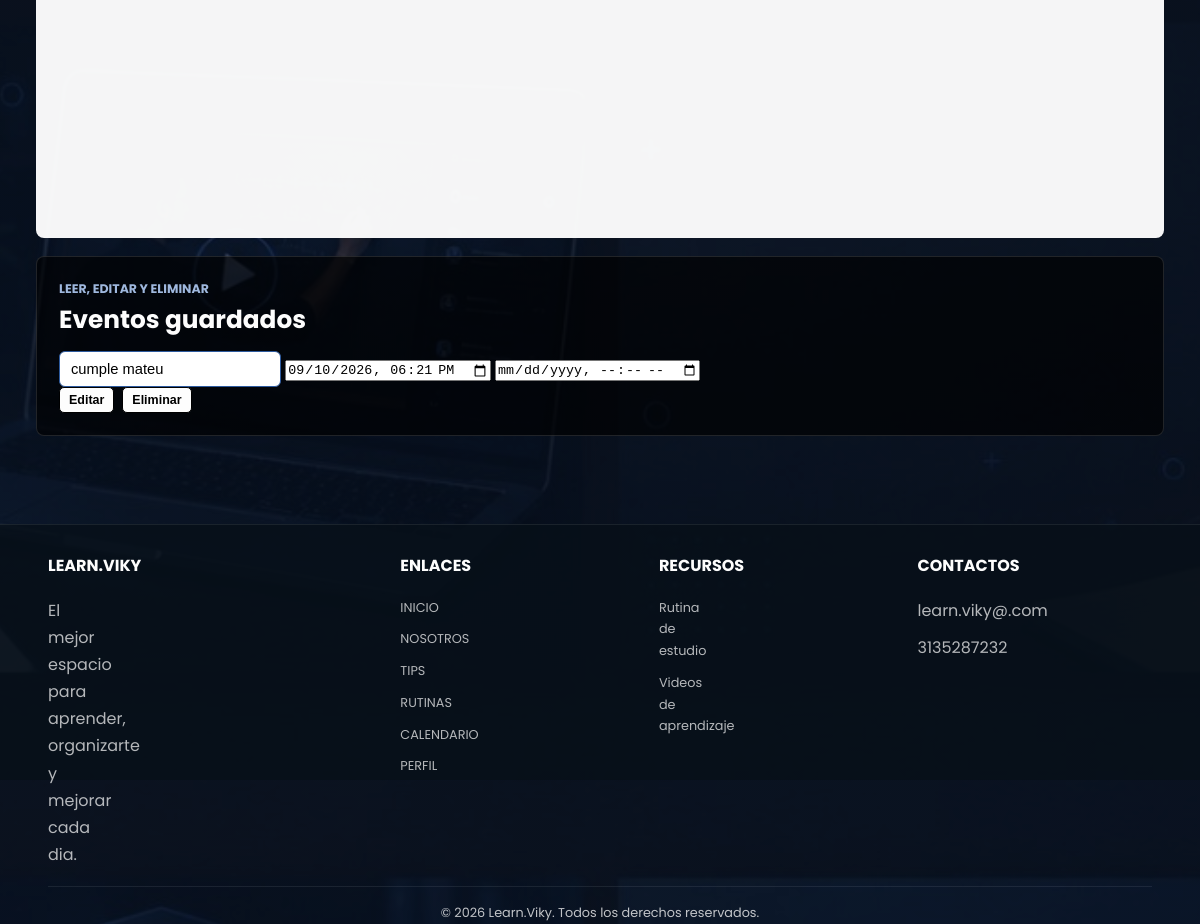
Page /calendario.php (signed in, lower part) on the earlier database version.
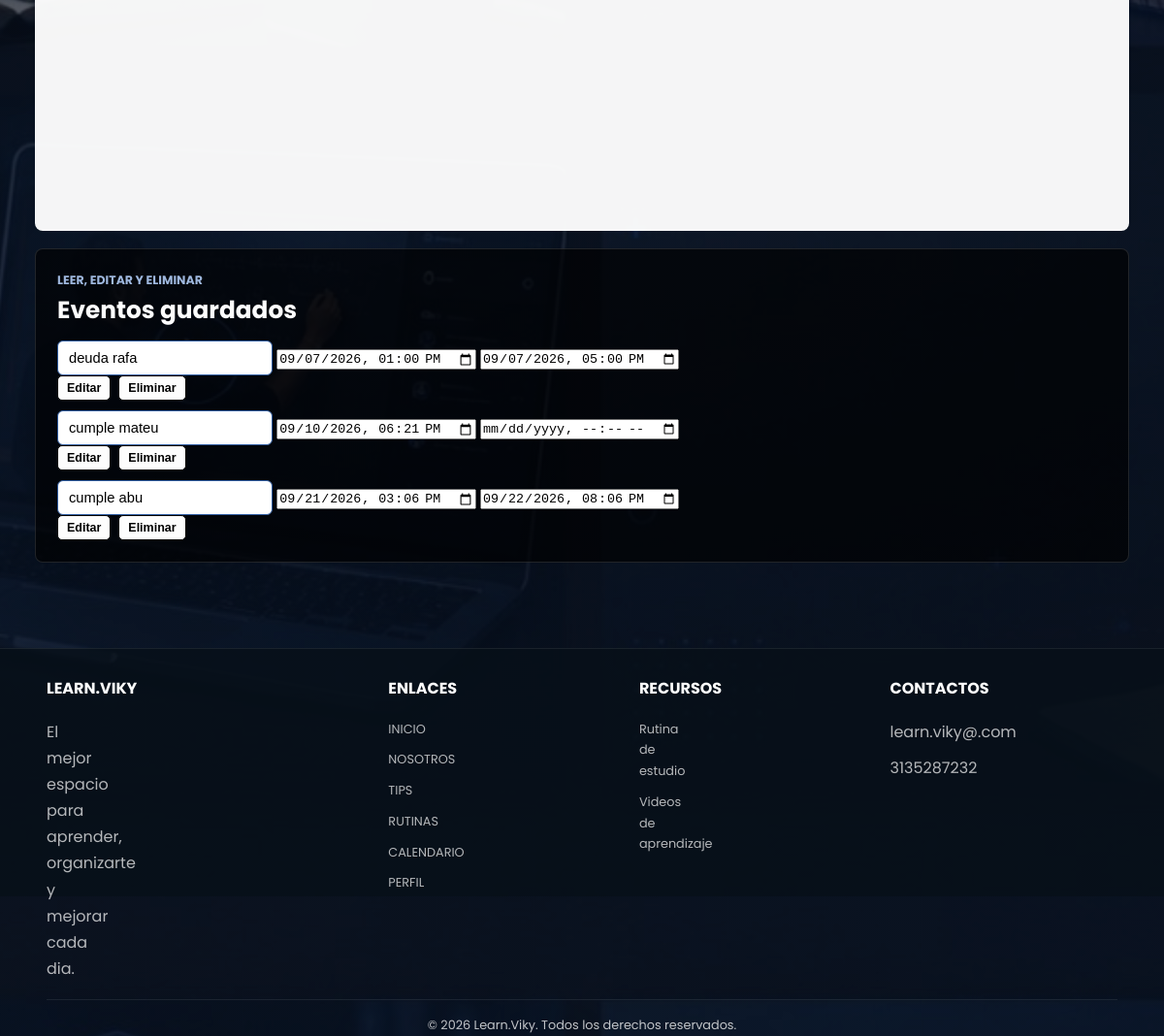
Same page on the later database version.
### tables this page shows
CREATE TABLE `calendarios` (
  `id_calendario` int(10) UNSIGNED NOT NULL,
  `observacion` text DEFAULT NULL,
  `fecha_inicio` datetime NOT NULL,
  `fecha_final` datetime DEFAULT NULL,
  `id_usuario_fk` int(10) UNSIGNED NOT NULL,
  `fecha_de_creacion` timestamp NOT NULL DEFAULT current_timestamp(),
  `fecha_de_actualizacion` timestamp NOT NULL DEFAULT current_timestamp() ON UPDATE current_timestamp()
);

### backend/connection/abrir_conexion.php (called while the page is built, shortened)
<?php
$tblCalendarios = "calendarios";
?>

### calendario.php (the view, shortened to what this page needs)
<?php
include("backend/connection/abrir_conexion.php");
function h($texto)
{
  return htmlspecialchars($texto, ENT_QUOTES, 'UTF-8');
}
function fecha_para_input($fecha)
{
  if ($fecha == '') {
    return '';
  }
  return date('Y-m-d\TH:i', strtotime($fecha));
}
$id_usuario_data = $_SESSION['id_usuario'];
$consulta_eventos = $conexion->prepare(
  "SELECT id_calendario, observacion, fecha_inicio, fecha_final
    FROM $tblCalendarios
    WHERE id_usuario_fk = ?
    ORDER BY fecha_inicio"
);
$consulta_eventos->bind_param("i", $id_usuario_data);
$consulta_eventos->execute();
$eventos = $consulta_eventos->get_result();
?>
<!DOCTYPE html>
<html lang="es">
<head>
  <link rel="stylesheet" href="css/styles.css">
  <link rel="stylesheet" href="https://cdnjs.cloudflare.com/ajax/libs/fullcalendar/3.10.2/fullcalendar.min.css">
</head>
<body>
  <main class="page-shell calendar-layout">
    <section class="calendar-panel">
      <div id="calendario"></div>
    </section>
    <section class="panel">
      <div class="section-heading small">
        <p>Leer, editar y eliminar</p>
        <h2>Eventos guardados</h2>
      </div>
      <div class="items-list">
        <?php while ($evento = $eventos->fetch_assoc()) { ?>
          <article class="crud-card">
            <form class="crud-form calendar-edit-form" action="backend/controlers/calendario_controller.php"
              method="POST">
              <input type="text" name="observacion_form" value="<?php echo h($evento['observacion']); ?>" required>
              <input type="datetime-local" name="fecha_inicio_form"
                value="<?php echo h(fecha_para_input($evento['fecha_inicio'])); ?>" required>
              <input type="datetime-local" name="fecha_final_form"
                value="<?php echo h(fecha_para_input($evento['fecha_final'])); ?>">
              <div class="crud-actions">
                <button class="icon-btn" type="submit" name="btn-editar-calendario">Editar</button>
                <button class="icon-btn danger" type="submit" name="btn-eliminar-calendario">Eliminar</button>
              </div>
            </form>
          </article>
        <?php } ?>
      </div>
    </section>
  </main>
  <footer class="footer">
    <div class="footer-container">
      <div class="footer-section">
        <h2>LEARN.VIKY</h2>
        <p>El mejor espacio para aprender, organizarte y mejorar cada dia.</p>
      </div>
      <div class="footer-section">
        <h3>ENLACES</h3>
        <a href="/learn-viky/index.php">INICIO</a>
        <a href="/learn-viky/nosotros.html">NOSOTROS</a>
        <a href="/learn-viky/tips.php">TIPS</a>
        <a href="/learn-viky/rutinas.php">RUTINAS</a>
        <a href="/learn-viky/calendario.php">CALENDARIO</a>
        <a href="/learn-viky/perfil.php">PERFIL</a>
      </div>
      <div class="footer-section">
        <h3>RECURSOS</h3><a href="/learn-viky/rutinas.php">Rutina de estudio</a><a href="/learn-viky/tips.php">Videos de
          aprendizaje</a>
      </div>
      <div class="footer-section">
        <h3>CONTACTOS</h3>
        <p>learn.viky@.com</p>
        <p>3135287232</p>
      </div>
    </div>
    <div class="footer-bottom">
      <p>&copy; 2026 Learn.Viky. Todos los derechos reservados.</p>
    </div>
  </footer>
</body>
</html>

Differences in the rows shown:
added calendarios: observacion_form "deuda rafa", fecha_inicio_form "09/07/2026 13:00", fecha_final_form "09/07/2026 17:00"
added calendarios: observacion_form "cumple abu", fecha_inicio_form "09/21/2026 15:06", fecha_final_form "09/22/2026 20:06"
